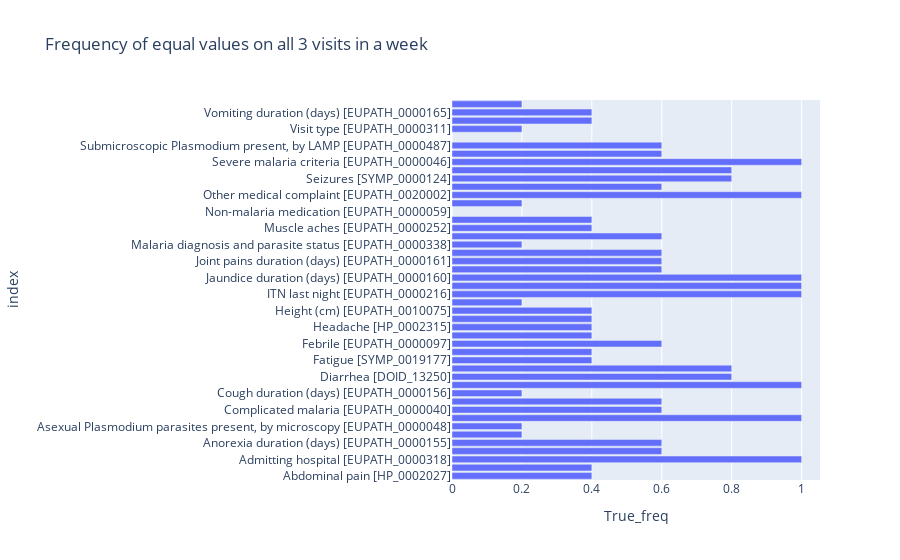

Notebook cell for this chart:
### Code cell
##3 weeks
##True or False if the values of all three visits are the same all the same or not
##gives triple the amount of weeks because each visit will be [0] and [1] and [2]. But for the % its irrelevant

df_3=df[df['counts']==3]
df_3.index=range(len(df_3))

other_array = []
for index, row in df_3.iterrows():
    data = df_3[ df_3['Visit week']==row['Visit week'] ]\
                [ df_3['Participant_Id']==row['Participant_Id'] ].reset_index(drop=True)
    array = []
    for column in df_3.columns:
            array.append(data.iloc[0][column] == data.iloc[1][column] == data.iloc[2][column] )
    other_array.append(array)
    
dataframe_true_false_3 = pd.DataFrame(other_array, columns=df_3.columns)

#frequency Table for True False in all columns
dataframe_true_false_counts_3=dataframe_true_false_3.apply(pd.value_counts)
dataframe_true_false_counts_3=dataframe_true_false_counts_3.fillna(0)
dataframe_true_false_counts_3=dataframe_true_false_counts_3.T
#i dont understand why but I can only call the columns if I rename them...
dataframe_true_false_counts_3.columns=['False','True']
dataframe_true_false_counts_3['True_freq']=(dataframe_true_false_counts_3['True']/len(df_3))
dataframe_true_false_counts_3['False_freq']=(dataframe_true_false_counts_3['False']/len(df_3))

#figure
df_figure_3=dataframe_true_false_counts_3.drop(['counts','Participant_Id','Observation_Id','Visit week','Visit date [EUPATH_0000091]','Hospital admission date [EUPATH_0000319]','Hospital discharge date [EUPATH_0000320]','Days since enrollment [EUPATH_0000191]','Age at visit (years) [EUPATH_0000113]','Household_Id'])
dataframe_true_false_counts_3_figure = px.bar(df_figure_3,
            y=df_figure_3.index,
            x="True_freq",
            orientation='h',
            title="Frequency of equal values on all 3 visits in a week")
dataframe_true_false_counts_3_figure.show()
py.offline.plot(dataframe_true_false_counts_3_figure, filename='dataframe_true_false_counts_3weeks_figure.html')

### Figure 1 — Plotly figure (JSON) as saved in the notebook; plotly's stock layout.template omitted (floating-point values rounded to 4 significant figures)
{"data": [{"alignmentgroup": "True", "hovertemplate": "True_freq=%{x}<br>index=%{y}<extra></extra>", "legendgroup": "", "marker": {"color": "#636efa"}, "name": "", "offsetgroup": "", "orientation": "h", "showlegend": false, "textposition": "auto", "type": "bar", "x": [0.4, 0.4, 1, 0.6, 0.6, 0.2, 0.2, 1, 0.6, 0.6, 0.2, 1, 0.8, 0.8, 0.4, 0.4, 0.6, 0.4, 0.4, 0.4, 0.4, 0.2, 1, 1, 1, 0.6, 0.6, 0.6, 0.2, 0.6, 0.4, 0.4, 0, 0.2, 1, 0.6, 0.8, 0.8, 1, 0.6, 0.6, 0, 0.2, 0.4, 0.4, 0.2], "xaxis": "x", "y": ["Abdominal pain [HP_0002027]", "Abdominal pain duration (days) [EUPATH_0000154]", "Admitting hospital [EUPATH_0000318]", "Anorexia [SYMP_0000523]", "Anorexia duration (days) [EUPATH_0000155]", "Asexual Plasmodium parasite density, by microscopy [EUPATH_0000092]", "Asexual Plasmodium parasites present, by microscopy [EUPATH_0000048]", "Basis of complicated diagnosis [EUPATH_0000316]", "Complicated malaria [EUPATH_0000040]", "Cough [SYMP_0000614]", "Cough duration (days) [EUPATH_0000156]", "Diagnosis at hospitalization [EUPATH_0000638]", "Diarrhea [DOID_13250]", "Diarrhea duration (days) [EUPATH_0000157]", "Fatigue [SYMP_0019177]", "Fatigue duration (days) [EUPATH_0000158]", "Febrile [EUPATH_0000097]", "Fever, subjective duration (days) [EUPATH_0000164]", "Headache [HP_0002315]", "Headache duration (days) [EUPATH_0000159]", "Height (cm) [EUPATH_0010075]", "Hemoglobin (g/dL) [EUPATH_0000047]", "ITN last night [EUPATH_0000216]", "Jaundice [HP_0000952]", "Jaundice duration (days) [EUPATH_0000160]", "Joint pains [SYMP_0000064]", "Joint pains duration (days) [EUPATH_0000161]", "Malaria diagnosis [EUPATH_0000090]", "Malaria diagnosis and parasite status [EUPATH_0000338]", "Malaria treatment [EUPATH_0000740]", "Muscle aches [EUPATH_0000252]", "Muscle aches duration (days) [EUPATH_0000162]", "Non-malaria medication [EUPATH_0000059]", "Other diagnosis [EUPATH_0000317]", "Other medical complaint [EUPATH_0020002]", "Plasmodium gametocytes present, by microscopy [EUPATH_0000207]", "Seizures [SYMP_0000124]", "Seizures duration (days) [EUPATH_0000163]", "Severe malaria criteria [EUPATH_0000046]", "Subjective fever [EUPATH_0000100]", "Submicroscopic Plasmodium present, by LAMP [EUPATH_0000487]", "Temperature (C) [EUPATH_0000110]", "Visit type [EUPATH_0000311]", "Vomiting [HP_0002013]", "Vomiting duration (days) [EUPATH_0000165]", "Weight (kg) [EUPATH_0000732]"], "yaxis": "y"}], "layout": {"barmode": "relative", "legend": {"tracegroupgap": 0}, "title": {"text": "Frequency of equal values on all 3 visits in a week"}, "xaxis": {"anchor": "y", "domain": [0, 1], "title": {"text": "True_freq"}}, "yaxis": {"anchor": "x", "domain": [0, 1], "title": {"text": "index"}}}}
